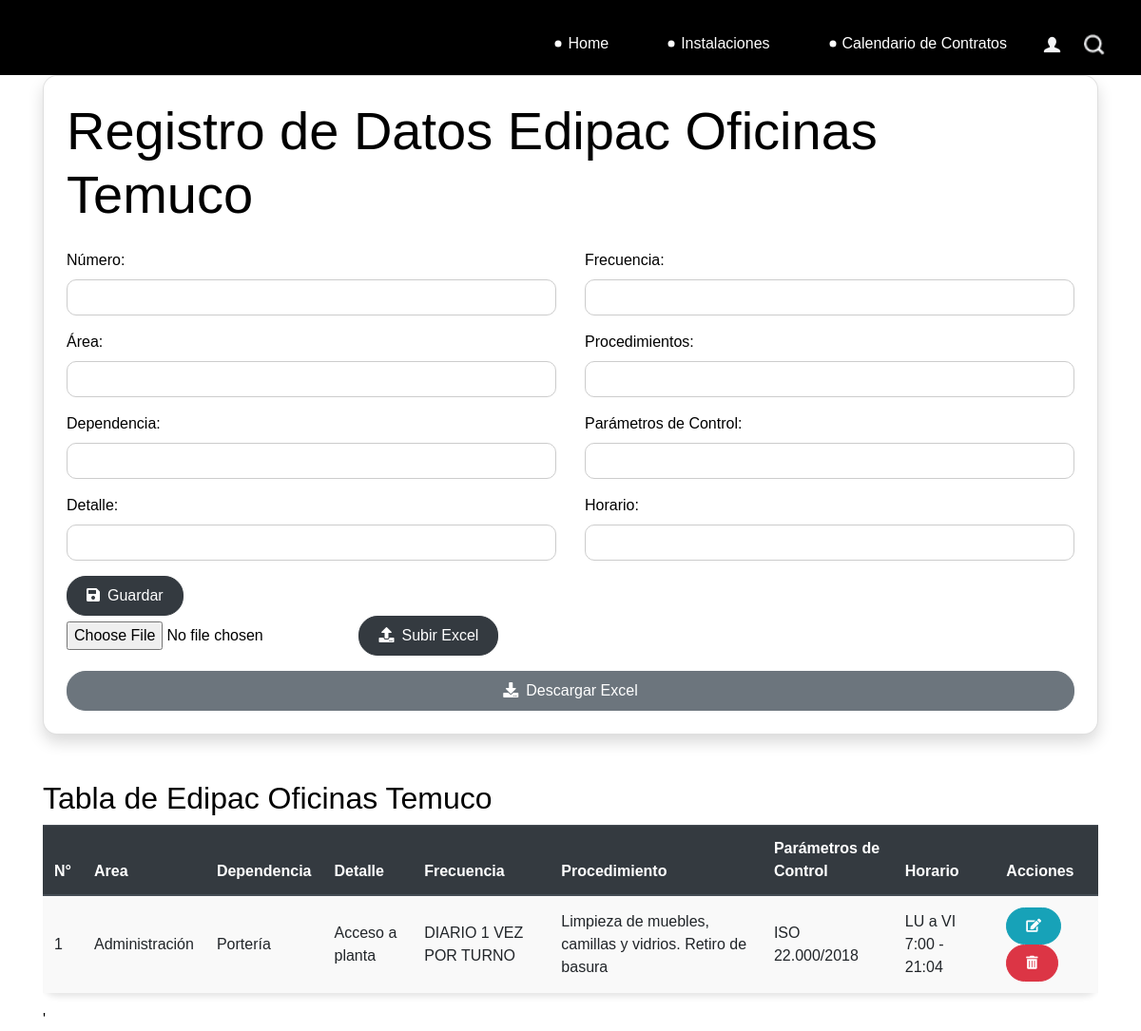
/ofitemuco/, run on the app's committed database.
### catalog/models.py (models this page shows)
class OfiTemuco(models.Model):
    numero = models.IntegerField()
    area = models.CharField(max_length=100, default='')
    dependencia = models.CharField(max_length=100)
    detalle = models.TextField()
    frecuencia = models.CharField(max_length=100)
    procedimientos = models.TextField()
    parametro_control = models.CharField(max_length=100)
    horario = models.CharField(max_length=100)
    def __str__(self):
        return f""
    class Meta:
        db_table = 'ofitemuco'

### catalog/views.py (the view)
# urls.py: path('ofitemuco/', views.oficinas_temuco, name='ofitemuco'),
def oficinas_temuco(request):
    if request.method == 'POST':
        if 'archivo_excel' in request.FILES:
            form = OfiTemucoForm(request.POST, request.FILES)
            myfile = request.FILES['archivo_excel']
            df = pd.read_excel(myfile)
            conn = sqlite3.connect('db.sqlite3')
            for index, row in df.iterrows():
                data = OfiTemuco(
                    numero=row['Número'],
                    area=row['Área'],
                    dependencia=row['Dependencia'],
                    detalle=row['Detalle'],
                    frecuencia=row['Frecuencia'],
                    procedimientos=row['Procedimiento'],
                    parametro_control=row['Parámetros de Control'],
                    horario=row['Horario']
                )
                data.save()
            conn.close()
        if 'archivo_excel' in request.FILES:
            form = OfiTemucoForm(request.POST, request.FILES)
        else:
            form = OfiTemucoForm(request.POST)
            if form.is_valid():
                form.save()
                messages.success(request, 'Datos ingresados correctamente.')
                return redirect('ofitemuco')
            else:
                messages.error(request, 'Error al ingresar los datos. Por favor, revise los datos ingresados.')
    else:
        form = OfiTemucoForm()
    ofitemuco = OfiTemuco.objects.all()
    print(ofitemuco)
    return render(request, 'Instalaciones/Biopackaging/Edipac/OficinasTemuco.html', {'form': form, 'ofitemuco': ofitemuco})

### catalog/forms.py
class OfiTemucoForm(forms.ModelForm):
    class Meta:
        model = OfiTemuco
        fields = '__all__'

### Templates/Instalaciones/Biopackaging/Edipac/OficinasTemuco.html (shortened to what this page needs)
{% extends 'base.html' %}
{% load static %}
{% block content %}
<div class="container">
    <div class="card p-4 shadow">
        <h1 class="display-4 mb-4">Registro de Datos Edipac Oficinas Temuco</h1>
        <form method="post">
            <div class="row">
                <div class="col-md-6">
                    <div class="form-group">
                        <label for="numero">Número:</label>
                        <input type="number" class="form-control" id="numero" name="numero" required>
                    </div>
                    <div class="form-group">
                        <label for="area">Área:</label>
                        <input type="text" class="form-control" id="area" name="area" required>
                    </div>
                    <div class="form-group">
                        <label for="dependencia">Dependencia:</label>
                        <input type="text" class="form-control" id="dependencia" name="dependencia" required>
                    </div>
                    <div class="form-group">
                        <label for="detalle">Detalle:</label>
                        <input type="text" class="form-control" id="detalle" name="detalle" required>
                    </div>
                </div>
                <div class="col-md-6">
                    <div class="form-group">
                        <label for="frecuencia">Frecuencia:</label>
                        <input type="text" class="form-control" id="frecuencia" name="frecuencia" required>
                    </div>
                    <div class="form-group">
                        <label for="procedimientos">Procedimientos:</label>
                        <input type="text" class="form-control" id="procedimientos" name="procedimientos" required>
                    </div>
                    <div class="form-group">
                        <label for="parametro_control">Parámetros de Control:</label>
                        <input type="text" class="form-control" id="parametro_control" name="parametro_control" required>
                    </div>
                    <div class="form-group">
                        <label for="horario">Horario:</label>
                        <input type="text" class="form-control" id="horario" name="horario" required>
                    </div>
                </div>
            </div>
            <button type="submit" class="btn btn-dark"><i class="fa fa-save mr-2"></i>Guardar</button>
        </form>
        <form method="post" enctype="multipart/form-data">
            <input type="file" name="archivo_excel" accept=".xls,.xlsx">
            <button type="submit" class="btn btn-dark"><i class="fa fa-upload mr-2"></i>Subir Excel</button>
        </form>
        <a href="{% url 'descargar_excel_ofitemuco' %}" class="btn btn-secondary mt-3"><i class="fa fa-download mr-2"></i>Descargar Excel</a>
    </div>
</div>
<div class="container mt-5">
    <h2>Tabla de Edipac Oficinas Temuco</h2>
    <div class="table-responsive">
        <table class="table table-striped table-hover">
            <thead class="thead-dark">
                <tr>
                    <th scope="col">N°</th>
                    <th scope="col">Area</th>
                    <th scope="col">Dependencia</th>
                    <th scope="col">Detalle</th>
                    <th scope="col">Frecuencia</th>
                    <th scope="col">Procedimiento</th>
                    <th scope="col">Parámetros de Control</th>
                    <th scope="col">Horario</th>
                    <th scope="col">Acciones</th>
                </tr>
        </thead>
        <tbody>
            {% for dato in ofitemuco %}
            <tr>
                <td>{{ dato.numero }}</td>
                <td>{{ dato.area}}</td>
                <td>{{ dato.dependencia }}</td>
                <td>{{ dato.detalle }}</td>
                <td>{{ dato.frecuencia }}</td>
                <td>{{ dato.procedimientos }}</td>
                <td>{{ dato.parametro_control }}</td>
                <td>{{ dato.horario }}</td>
                <td>
                    <a href="{% url 'modificar_ofitemuco' dato.id %}" class="btn btn-info btn-sm"><i class="fas fa-edit"></i></a>
                    <form method="post" action="{% url 'eliminar_ofitemuco' dato.id %}" style="display: inline;">
                        <button type="submit" class="btn btn-danger btn-sm" onclick="return confirm('¿Estás seguro de que deseas eliminar este dato?')"><i class="fas fa-trash-alt"></i></button>
                    </form>
                </td>
            </tr>
            {% endfor %}
        </tbody>
    </table>
</div>
<link rel="stylesheet" href="https://maxcdn.bootstrapcdn.com/bootstrap/4.5.2/css/bootstrap.min.css">
<link rel="stylesheet" href="https://cdnjs.cloudflare.com/ajax/libs/font-awesome/5.15.4/css/all.min.css">
<link rel="stylesheet" href="{% static 'stylecmpc.css' %}">
<link rel="stylesheet" href="{% static 'css/style.css' %}">'
{% endblock %}

### static/css/stylecmpc.css (style rules this page uses)
.card { border-radius: 15px; }
.form-control { border-radius: 10px; border-color: #ccc; }
.btn { border-radius: 20px; padding: 8px 20px; }
.btn-secondary { background-color: #6c757d; border-color: #6c757d; }
.table { border-radius: 15px; box-shadow: 0 4px 6px rgba(0, 0, 0, 0.1); }
.table th, .table td { vertical-align: middle; }
.table th { background-color: #336699; color: #fff; }
.table-striped tbody tr:nth-of-type(odd) { background-color: #f9f9f9; }

### static/css/style.css (style rules this page uses)
body { font-family: "Poppins", sans-serif; color: #000000; background-color: #ffffff; }
a, a:hover, a:focus { text-decoration: none; }
.btn, .btn:focus { outline: none !important; -webkit-box-shadow: none; box-shadow: none; }

### data on the page
OfiTemuco: numero "1", area "Administración", dependencia "Portería", detalle "Acceso a planta", frecuencia "DIARIO 1 VEZ POR TURNO", procedimientos "Limpieza de muebles, camillas y vidrios. Retiro de basura", parametro_control "ISO 22.000/2018", horario "LU a VI 7:00 - 21:04"
